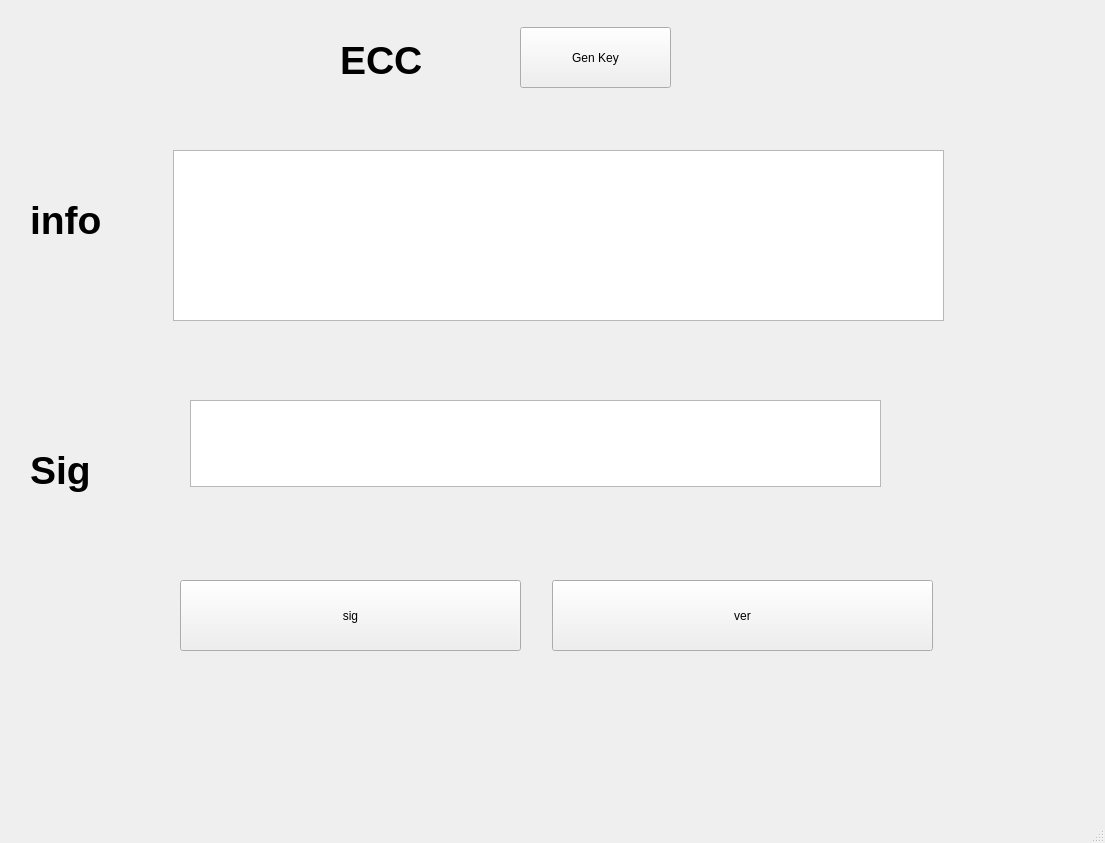
<?xml version="1.0" encoding="UTF-8"?>
<ui version="4.0">
 <class>MainWindow</class>
 <widget class="QMainWindow" name="MainWindow">
  <property name="geometry">
   <rect>
    <x>0</x>
    <y>0</y>
    <width>1105</width>
    <height>843</height>
   </rect>
  </property>
  <property name="windowTitle">
   <string>MainWindow</string>
  </property>
  <widget class="QWidget" name="centralwidget">
   <widget class="QPushButton" name="btn_sign">
    <property name="geometry">
     <rect>
      <x>180</x>
      <y>580</y>
      <width>341</width>
      <height>71</height>
     </rect>
    </property>
    <property name="text">
     <string>sig</string>
    </property>
   </widget>
   <widget class="QPushButton" name="btn_verify">
    <property name="geometry">
     <rect>
      <x>552</x>
      <y>580</y>
      <width>381</width>
      <height>71</height>
     </rect>
    </property>
    <property name="text">
     <string>ver</string>
    </property>
   </widget>
   <widget class="QLabel" name="label">
    <property name="geometry">
     <rect>
      <x>30</x>
      <y>190</y>
      <width>101</width>
      <height>61</height>
     </rect>
    </property>
    <property name="font">
     <font>
      <pointsize>29</pointsize>
      <weight>75</weight>
      <bold>true</bold>
     </font>
    </property>
    <property name="text">
     <string>info</string>
    </property>
   </widget>
   <widget class="QLabel" name="label_2">
    <property name="geometry">
     <rect>
      <x>30</x>
      <y>440</y>
      <width>101</width>
      <height>61</height>
     </rect>
    </property>
    <property name="font">
     <font>
      <pointsize>29</pointsize>
      <weight>75</weight>
      <bold>true</bold>
     </font>
    </property>
    <property name="text">
     <string>Sig</string>
    </property>
   </widget>
   <widget class="QLabel" name="label_3">
    <property name="geometry">
     <rect>
      <x>340</x>
      <y>30</y>
      <width>101</width>
      <height>61</height>
     </rect>
    </property>
    <property name="font">
     <font>
      <pointsize>29</pointsize>
      <weight>75</weight>
      <bold>true</bold>
     </font>
    </property>
    <property name="text">
     <string>ECC</string>
    </property>
   </widget>
   <widget class="QPushButton" name="btn_gen_keys">
    <property name="geometry">
     <rect>
      <x>520</x>
      <y>27</y>
      <width>151</width>
      <height>61</height>
     </rect>
    </property>
    <property name="text">
     <string>Gen Key</string>
    </property>
   </widget>
   <widget class="QTextEdit" name="txt_info">
    <property name="geometry">
     <rect>
      <x>173</x>
      <y>150</y>
      <width>771</width>
      <height>171</height>
     </rect>
    </property>
   </widget>
   <widget class="QTextEdit" name="txt_sign">
    <property name="geometry">
     <rect>
      <x>190</x>
      <y>400</y>
      <width>691</width>
      <height>87</height>
     </rect>
    </property>
   </widget>
  </widget>
  <widget class="QMenuBar" name="menubar">
   <property name="geometry">
    <rect>
     <x>0</x>
     <y>0</y>
     <width>1105</width>
     <height>26</height>
    </rect>
   </property>
  </widget>
  <widget class="QStatusBar" name="statusbar"/>
 </widget>
 <resources/>
 <connections/>
</ui>
